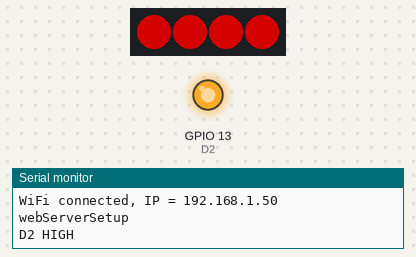
A program run on a simulated ESP32. On the bench: 4 RGB LEDs in strip order, left to right, output pins drawn as LEDs (lit = HIGH), the last lines printed to the serial monitor. Dim RGB values are drawn brighter than linear; WiFi joins after 1.5 s; servers stay silent unless stated.

Above: at 1.7 s.
At 3.2 s:
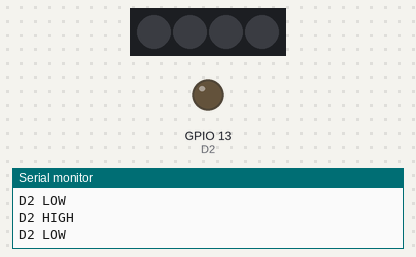
Timing chart, 0 to 4.5 s (numbered marks = the images above):
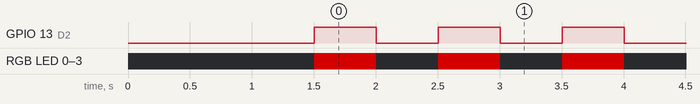

Measured:
- by itself, GPIO 13 (D2): alternates HIGH for 0.50 s and LOW for 0.50 s
- by itself, RGB LED 0–3: alternates RGB(128, 0, 0) for 0.50 s and off for 0.50 s

The program:

main.cpp
```cpp
#include <Arduino.h>

#include "WifiUtil.h"

#include <AsyncTCP.h>
#include <ESPAsyncWebServer.h>
#include <ArduinoJson.h>
#include <AsyncJson.h>


WifiUtil wifiUtil;
// AP モード SSID
const char* WIFI_SSID = "ConnectedDoll-DEV";
// mDNS ホスト名
const char* MDNS_HOST = "connecteddoll-dev";
// HTTP ポート
const int HTTP_PORT = 80;

AsyncWebServer webServer(HTTP_PORT);

// LED D2
#define D2 13

// #include <FastLED.h>
#include <Adafruit_NeoPixel.h>

// RGB LED PIN D3 - D7
#define RGB_LED_PIN 4
#define NUMPIXELS 4
// CRGB leds[NUMPIXELS];
Adafruit_NeoPixel pixels(NUMPIXELS, RGB_LED_PIN, NEO_GRB + NEO_KHZ800);

// D2 , RGB LED 初期化
void setStatusLED(bool isON) {
  digitalWrite(D2, (isON)? HIGH : LOW);
  Serial.print("D2 "); Serial.println((isON)? "HIGH" : "LOW");
}

void webServerSetup() {
  Serial.println("webServerSetup");
  {
    // IPAddress 取得 API
    // curl -X POST -H "Content-Type: application/json" -d '{}' http://connecteddoll.local/api/ip
    AsyncCallbackJsonWebHandler* handler = new AsyncCallbackJsonWebHandler("/api/ip", [](AsyncWebServerRequest *request, JsonVariant &json) {
      setStatusLED(true);
      IPAddress localIP = WiFi.localIP();
      String output = "{\"status\":\"OK\",\"ip\":\"" + localIP.toString() + "\"}";
      request->send(200, "application/json", output);

      setStatusLED(false);
    });
    webServer.addHandler(handler);
  }

  webServer.begin();
}

void setup() {
  Serial.begin(115200);

  // D2
  pinMode(D2, OUTPUT);
  // IO4 RGB LED 初期化
  pinMode(RGB_LED_PIN, OUTPUT);
  // FastLED.addLeds<WS2812B, RGB_LED_PIN>(leds, NUMPIXELS);
  pixels.begin();

  // mDNS 設定
  wifiUtil.setupMDNS(MDNS_HOST, HTTP_PORT, 0);

  // WiFi 接続設定
  wifiUtil.setupWiFi(WIFI_SSID);
  Serial.print("WiFi connected, IP = "); Serial.println(WiFi.localIP());

  webServerSetup();
}

void loop() {
  /*
  leds[0] = CRGB::Red;
  leds[1] = CRGB::Red;
  leds[2] = CRGB::Red;
  leds[3] = CRGB::Red;
  FastLED.show();
  */
  pixels.setPixelColor(0, pixels.Color(128, 0, 0));
  pixels.setPixelColor(1, pixels.Color(128, 0, 0));
  pixels.setPixelColor(2, pixels.Color(128, 0, 0));
  pixels.setPixelColor(3, pixels.Color(128, 0, 0));
  pixels.show();

  setStatusLED(true);
  delay(500);

  /*
  leds[0] = CRGB::Black;
  leds[1] = CRGB::Black;
  leds[2] = CRGB::Black;
  leds[3] = CRGB::Black;
  FastLED.show();
  */
  pixels.setPixelColor(0, pixels.Color(0, 0, 0));
  pixels.setPixelColor(1, pixels.Color(0, 0, 0));
  pixels.setPixelColor(2, pixels.Color(0, 0, 0));
  pixels.setPixelColor(3, pixels.Color(0, 0, 0));
  pixels.show();
  pixels.clear();

  setStatusLED(false);
  delay(500);
}
```

WifiUtil.cpp
```cpp
#include <Arduino.h>
#include "WifiUtil.h"

WifiUtil::WifiUtil(): _wifiManager(){

}

WifiUtil::~WifiUtil(){

}

void WifiUtil::setupWiFi(const char* name) {
  _wifiManager.setAPCallback(WifiUtil::configModeCallback);
  _wifiManager.setBreakAfterConfig(true);
  _wifiManager.autoConnect(name);
}

void WifiUtil::resetSettings() {
    _wifiManager.resetSettings();
}

void WifiUtil::configModeCallback (WiFiManager *myWiFiManager) {
  Serial.println("Entered config mode");
  Serial.println(WiFi.softAPIP());
  Serial.println(myWiFiManager->getConfigPortalSSID());
}

void WifiUtil::setupMDNS(const char* name, uint16_t httpPort = 0, uint16_t oscPort = 0) {
  // TODO config.json device_id をホスト名に設定する
  // dns-sd -B connecteddoll.local
  if (!MDNS.begin(name)) {
      Serial.println("Error setting up MDNS responder!");
      while(1){
          delay(1000);
      }
  }
  if (httpPort != 0) {
    MDNS.addService("http", "tcp", httpPort);
  }
  if (oscPort != 0) {
    MDNS.addService("osc", "udp", oscPort);
  }
}
```

WifiUtil.h
```cpp
#ifndef __WIFI_UTIL_H__
#define __WIFI_UTIL_H__

#include <WiFi.h>
#include <WiFiClient.h>
#include <WiFiManager.h>
#include <ESPmDNS.h>

// WiFi 設定
class WifiUtil {
public:
    WifiUtil();
    ~WifiUtil();
    void setupWiFi(const char* name);
    void resetSettings();
    static void configModeCallback(WiFiManager *myWiFiManager);

    void setupMDNS(const char* name, uint16_t httpPort,uint16_t oscPort);
private:
    WiFiManager _wifiManager;
};

#endif //__WIFI_UTIL_H__
```
